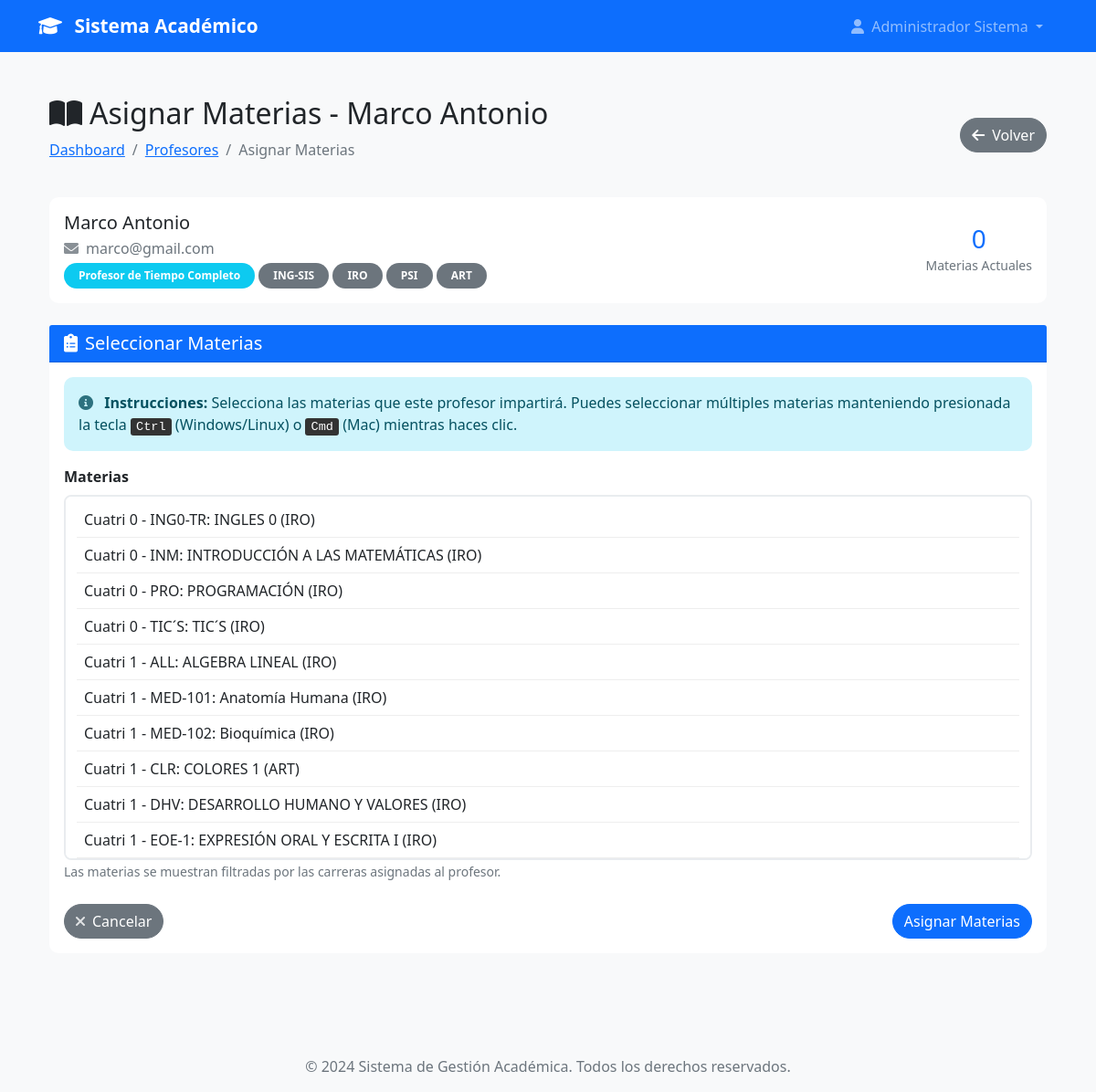
The page /admin/profesores/24/materias (signed in) on the database its author committed.
### models.py (models this page shows, shortened)
class User(UserMixin, db.Model):
    id = db.Column(db.Integer, primary_key=True)
    username = db.Column(db.String(80), unique=True, nullable=False)
    email = db.Column(db.String(120), unique=True, nullable=False)
    password_hash = db.Column(db.String(120), nullable=False)
    nombre = db.Column(db.String(100), nullable=False)
    apellido = db.Column(db.String(100), nullable=False)
    telefono = db.Column(db.String(20))
    imagen_perfil = db.Column(db.String(200))  # Ruta de la imagen de perfil
    rol = db.Column(db.String(20), nullable=False)
    tipo_profesor = db.Column(db.String(20))
    carreras = db.relationship('Carrera', secondary=user_carreras, backref=db.backref('usuarios', lazy=True))
    materias = db.relationship('Materia', secondary='profesor_materias', backref=db.backref('profesores', lazy=True))
    carrera_id = db.Column(db.Integer, db.ForeignKey('carrera.id'))
    carrera = db.relationship('Carrera', foreign_keys=[carrera_id], backref=db.backref('jefe_carrera', uselist=False))
    fecha_registro = db.Column(db.DateTime, default=datetime.utcnow)
    activo = db.Column(db.Boolean, default=True)
    def get_nombre_completo(self):
        return f"{self.nombre} {self.apellido}"
    def is_admin(self):
        return self.rol == 'admin'
    def get_rol_display(self):
        roles = {
            'admin': 'Administrador',
            'jefe_carrera': 'Jefe de Carrera',
            'profesor_completo': 'Profesor de Tiempo Completo',
            'profesor_asignatura': 'Profesor por Asignatura'
        }
        return roles.get(self.rol, self.rol)

class Carrera(db.Model):
    id = db.Column(db.Integer, primary_key=True)
    nombre = db.Column(db.String(150), nullable=False, unique=True)
    codigo = db.Column(db.String(10), nullable=False, unique=True)  # Ej: "ING-SIS", "MED", etc.
    descripcion = db.Column(db.Text)
    facultad = db.Column(db.String(100))
    activa = db.Column(db.Boolean, default=True)
    fecha_creacion = db.Column(db.DateTime, default=datetime.utcnow)
    creada_por = db.Column(db.Integer, db.ForeignKey('user.id'), nullable=False)
    creador = db.relationship('User', foreign_keys=[creada_por], backref=db.backref('carreras_creadas', lazy=True))

### app.py (the view)
@app.route('/admin/profesores/<int:id>/materias', methods=['GET', 'POST'])
@login_required
def gestionar_materias_profesor(id):
    if not current_user.is_admin():
        flash('No tienes permisos para acceder a esta página.', 'error')
        return redirect(url_for('dashboard'))
    profesor = User.query.get_or_404(id)
    if profesor.rol not in ['profesor_completo', 'profesor_asignatura']:
        flash('Este usuario no es un profesor.', 'error')
        return redirect(url_for('gestionar_profesores'))
    from forms import AsignarMateriasProfesorForm
    form = AsignarMateriasProfesorForm(profesor=profesor)
    if form.validate_on_submit():
        try:
            materias_ids = form.materias.data
            materias_nuevas = Materia.query.filter(Materia.id.in_(materias_ids)).all()
            profesor.materias = materias_nuevas
            db.session.commit()
            flash(f'Materias actualizadas exitosamente para {profesor.get_nombre_completo()}. '
                  f'Total: {len(materias_nuevas)} materias asignadas.', 'success')
            return redirect(url_for('gestionar_profesores'))
        except Exception as e:
            db.session.rollback()
            flash(f'Error al asignar materias: {str(e)}', 'error')
    elif request.method == 'GET':
        form.materias.data = [m.id for m in profesor.materias]
    return render_template('admin/asignar_materias_profesor.html',
                         form=form,
                         profesor=profesor,
                         titulo=f"Asignar Materias - {profesor.get_nombre_completo()}")

### forms.py
class AsignarMateriasProfesorForm(FlaskForm):
    materias = SelectMultipleField('Materias', coerce=int, validators=[
        DataRequired(message='Debe seleccionar al menos una materia')
    ])
    submit = SubmitField('Asignar Materias')
    def __init__(self, profesor=None, *args, **kwargs):
        super(AsignarMateriasProfesorForm, self).__init__(*args, **kwargs)
        self.profesor = profesor
        if profesor and profesor.carreras:
            carrera_ids = [c.id for c in profesor.carreras]
            materias_disponibles = Materia.query.filter(
                Materia.carrera_id.in_(carrera_ids),
                Materia.activa == True
            ).order_by(Materia.cuatrimestre, Materia.nombre).all()
        else:
            materias_disponibles = Materia.query.filter_by(activa=True).order_by(
                Materia.cuatrimestre, Materia.nombre
            ).all()
        self.materias.choices = [
            (m.id, f"Cuatri {m.cuatrimestre} - {m.codigo}: {m.nombre} ({m.get_carrera_codigo()})")
            for m in materias_disponibles
        ]

### app.py (called while the page is built)
@login_manager.user_loader
def load_user(user_id):
    return User.query.get(int(user_id))

@app.context_processor
def inject_user_counts():
    if current_user.is_authenticated and current_user.is_admin():
        return dict(
            total_users=User.query.count(),
            total_admins=User.query.filter_by(rol='admin').count(),
            total_jefes=User.query.filter_by(rol='jefe_carrera').count(),
            total_profesores=User.query.filter(User.rol.in_(['profesor_completo', 'profesor_asignatura'])).count()
        )
    return dict()

### models.py (called while the page is built)
    def get_carrera_codigo(self):
        return self.carrera.codigo if self.carrera else 'N/A'

### templates/admin/asignar_materias_profesor.html (shortened to what this page needs)
{% extends "base.html" %}
{% block content %}
<div class="container-fluid py-4">
    <div class="row">
        <div class="col-12">
            <div class="d-flex justify-content-between align-items-center mb-4">
                <div>
                    <h2><i class="fas fa-book-open me-2"></i>{{ titulo }}</h2>
                    <nav aria-label="breadcrumb">
                        <ol class="breadcrumb">
                            <li class="breadcrumb-item"><a href="{{ url_for('dashboard') }}">Dashboard</a></li>
                            <li class="breadcrumb-item"><a href="{{ url_for('gestionar_profesores') }}">Profesores</a></li>
                            <li class="breadcrumb-item active">Asignar Materias</li>
                        </ol>
                    </nav>
                </div>
                <a href="{{ url_for('gestionar_profesores') }}" class="btn btn-secondary">
                    <i class="fas fa-arrow-left me-2"></i>Volver
                </a>
            </div>
            <div class="card mb-4">
                <div class="card-body">
                    <div class="row align-items-center">
                        <div class="col-md-8">
                            <h5 class="mb-1">{{ profesor.get_nombre_completo() }}</h5>
                            <p class="text-muted mb-1">
                                <i class="fas fa-envelope me-2"></i>{{ profesor.email }}
                            </p>
                            <p class="text-muted mb-0">
                                <span class="badge bg-info">{{ profesor.get_rol_display() }}</span>
                                {% for carrera in profesor.carreras %}
                                <span class="badge bg-secondary">{{ carrera.codigo }}</span>
                                {% endfor %}
                            </p>
                        </div>
                        <div class="col-md-4 text-end">
                            <div class="d-inline-block text-center">
                                <h3 class="mb-0 text-primary">{{ profesor.materias|length }}</h3>
                                <small class="text-muted">Materias Actuales</small>
                            </div>
                        </div>
                    </div>
                </div>
            </div>
            <div class="card">
                <div class="card-header bg-primary text-white">
                    <h5 class="mb-0"><i class="fas fa-clipboard-list me-2"></i>Seleccionar Materias</h5>
                </div>
                <div class="card-body">
                    <form method="POST" action="">
                        <div class="alert alert-info">
                            <i class="fas fa-info-circle me-2"></i>
                            <strong>Instrucciones:</strong> Selecciona las materias que este profesor impartirá.
                            Puedes seleccionar múltiples materias manteniendo presionada la tecla <kbd>Ctrl</kbd> (Windows/Linux)
                            o <kbd>Cmd</kbd> (Mac) mientras haces clic.
                        </div>
                        <div class="mb-4">
                            {{ form.materias.label(class="form-label fw-bold") }}
                            {{ form.materias(class="form-select", size=15, style="height: 400px;") }}
                            <small class="form-text text-muted">
                                Las materias se muestran filtradas por las carreras asignadas al profesor.
                            </small>
                        </div>
                        <div class="d-flex justify-content-between">
                            <a href="{{ url_for('gestionar_profesores') }}" class="btn btn-secondary">
                                <i class="fas fa-times me-2"></i>Cancelar
                            </a>
                            {{ form.submit(class="btn btn-primary") }}
                        </div>
                    </form>
                </div>
            </div>
        </div>
    </div>
</div>
{% endblock %}

### templates/base.html (shortened to what this page needs)
<!DOCTYPE html>
<html lang="es">
<head>
    <link href="https://cdn.jsdelivr.net/npm/bootstrap@5.1.3/dist/css/bootstrap.min.css" rel="stylesheet">
    <link rel="stylesheet" href="https://cdnjs.cloudflare.com/ajax/libs/font-awesome/6.0.0/css/all.min.css">
    <link rel="stylesheet" href="{{ url_for('static', filename='css/style.css') }}">
</head>
<body>
    <nav class="navbar navbar-expand-lg navbar-dark bg-primary">
        <div class="container">
            <a class="navbar-brand" href="{{ url_for('index') }}">
                <i class="fas fa-graduation-cap me-2"></i>
                Sistema Académico
            </a>
            <div class="collapse navbar-collapse" id="navbarNav">
                <ul class="navbar-nav ms-auto">
                    {% if current_user.is_authenticated %}
                        <li class="nav-item dropdown">
                            <a class="nav-link dropdown-toggle" href="#" id="navbarDropdown" role="button" data-bs-toggle="dropdown">
                                <i class="fas fa-user me-1"></i>
                                {{ current_user.get_nombre_completo() }}
                            </a>
                        </li>
                    {% endif %}
                </ul>
            </div>
        </div>
    </nav>
    <main class="py-4">
        <div class="container">
            {% block content %}{% endblock %}
        </div>
    </main>
    <footer class="bg-light text-center py-3 mt-5">
        <div class="container">
            <p class="text-muted mb-0">&copy; 2024 Sistema de Gestión Académica. Todos los derechos reservados.</p>
        </div>
    </footer>
</body>
</html>

### static/css/style.css (style rules this page uses)
body { font-family: 'Segoe UI', Tahoma, Geneva, Verdana, sans-serif; background-color: #f8f9fa; }
.navbar-brand { font-weight: bold; font-size: 1.3rem; }
.card { transition: transform 0.2s ease-in-out, box-shadow 0.2s ease-in-out; border: none; border-radius: 10px; }
.btn { border-radius: 25px; font-weight: 500; transition: all 0.3s ease; }
.form-control, .form-select { border-radius: 8px; border: 2px solid #e9ecef; transition: border-color 0.3s ease; }
.card-body i { opacity: 0.8; }
.alert { border-radius: 10px; border: none; }
footer { margin-top: auto; }
.card { animation: fadeIn 0.5s ease-out; }
.badge { border-radius: 15px; padding: 0.5rem 1rem; }
.card .btn { transition: all 0.2s ease; }
.navbar .nav-link.dropdown-toggle { position: relative; transition: all 0.3s ease; border-radius: 8px; padding: 0.5rem 1rem !important; }
.navbar .nav-link.dropdown-toggle::before { content: ''; position: absolute; top: 0; left: 0; right: 0; bottom: 0; background: linear-gradient(45deg, transparent 30%, rgba(255, 255, 255, 0.2) 50%, transparent 70%); opacity: 0; transition: opacity 0.3s ease; border-radius: 8px; pointer-events: none; }

### templates/admin/asignar_materias_profesor.html (style rules this page uses)
.form-select[multiple] option { padding: 8px; border-bottom: 1px solid #eee; }
kbd { background-color: #333; color: white; padding: 2px 6px; border-radius: 3px; font-size: 0.85em; }

### rows shown on the page
User: get_nombre_completo "Administrador Sistema"
User: get_nombre_completo "Marco Antonio", email "marco@gmail.com", rol "Profesor de Tiempo Completo"
Carrera: codigo "ING-SIS"
Carrera: codigo "IRO"
Carrera: codigo "PSI"
Carrera: codigo "ART"

### other values the page prints
{{ titulo }} "Asignar Materias - Marco Antonio"
{{ profesor.materias|length }} "0"
